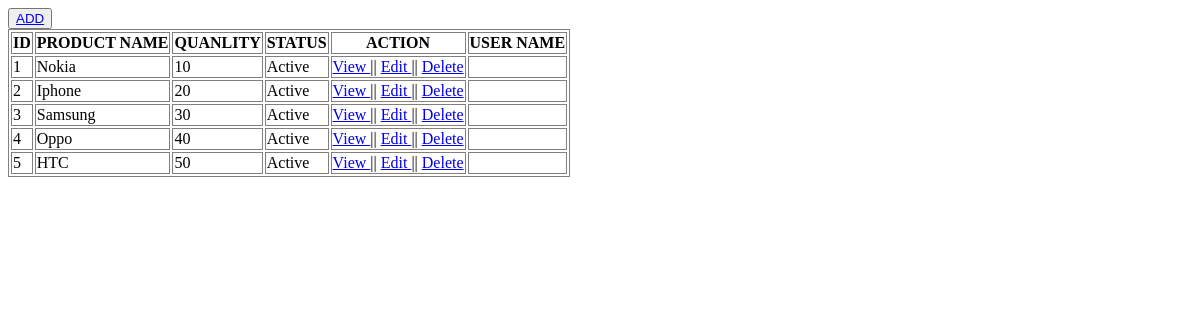
/dashboard.php, run on an earlier commit of the app's database.
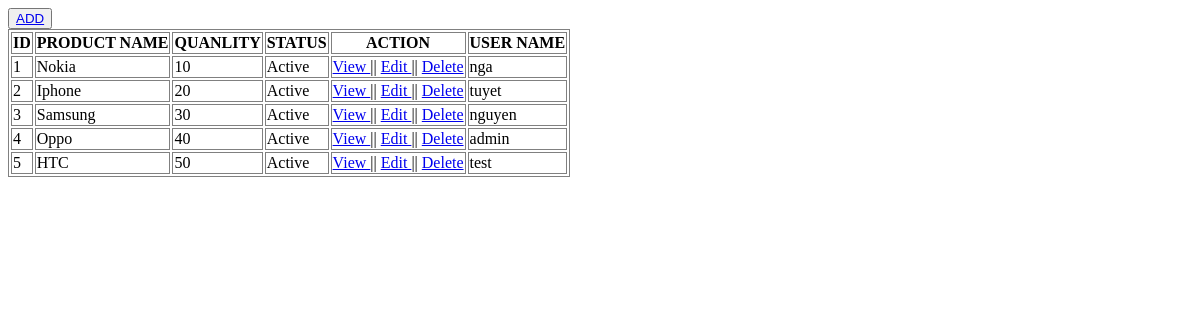
And on a later commit of the database.
### tables this page shows
CREATE TABLE `product` (
  `id` int(11) NOT NULL,
  `name` varchar(250) NOT NULL,
  `quanlity` int(11) NOT NULL,
  `status` int(11) NOT NULL,
  `user` varchar(250) NOT NULL
);

### dashboard.php (the view, shortened to what this page needs)
<?php
$conn = conn_db();
$sql = "SELECT * FROM product";
$result = mysqli_query($conn, $sql);
$_data = array();
if (mysqli_num_rows($result) > 0) {
    while($row = mysqli_fetch_assoc($result)) {
        $_data[] = $row;
    }
}
?>
<button> <a href="create.php"> ADD </a></button>
<table>
    <tr>
        <th>ID</th>
        <th>PRODUCT NAME</th>
        <th>QUANLITY</th>
        <th>STATUS</th>
        <th>ACTION</th>
        <th>USER NAME</th>
    </tr>
    <?php foreach ($_data as $key => $value) : ?>
    <tr>
        <td><?=$value['id'] ?></td>
        <td><?=$value['name'] ?></td>
        <td><?=$value['quanlity'] ?></td>
        <td><?=$value['status'] == 1 ? "Active" : "Deactive" ?></td>
        <td>
            <a href="<?="view.php?id={$value['id']}" ?>"> View </a> ||
            <a href="<?="edit.php?id={$value['id']}" ?>"> Edit </a> ||
            <a href="<?="delete.php?id={$value['id']}" ?>"> Delete </a>
        </td>
        <td><?=$value['user'] ?></td>
    </tr>
    <?php endforeach ?>
</table>

### dashboard.php (style rules this page uses)
table, th, td { border: 1px solid grey }

What changed in the data, as far as the page shows it:
changed product "Nokia": user (not shown) → "nga"
changed product "Iphone": user (not shown) → "tuyet"
changed product "Samsung": user (not shown) → "nguyen"
changed product "Oppo": user (not shown) → "admin"
changed product "HTC": user (not shown) → "test"
